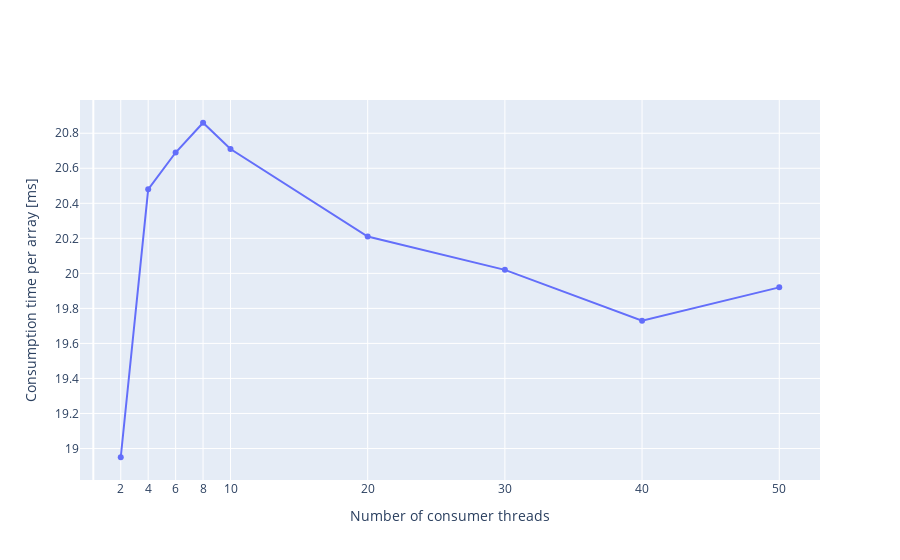

This figure's notebook cell:
### Code cell
fig = go.Figure(data=go.Scatter(x=thread_count, y=mean_times))
fig.update_layout(
    xaxis = dict(
        title = 'Number of consumer threads',
        tickmode = 'array',
        tickvals = thread_count,
        ticktext = ['2', '4', '6', '8', '10', '20', '30', '40', '50'],
    ),
    yaxis = dict(
        title = 'Consumption time per array [ms]',
        tickmode = 'linear',
        tick0 = 18,
        dtick = 0.2
#         tickvals = [18.95, 20.48, 20.69, 20.86, 20.71, 20.21, 20.02, 19.73, 19.92],
#         tickangle =  50
    )
)
fig.show()

### Figure 1 — Plotly figure (JSON) as saved in the notebook; plotly's stock layout.template omitted (floating-point values rounded to 4 significant figures)
{"data": [{"type": "scatter", "x": [2, 4, 6, 8, 10, 20, 30, 40, 50], "y": [18.95, 20.48, 20.69, 20.86, 20.71, 20.21, 20.02, 19.73, 19.92]}], "layout": {"xaxis": {"tickmode": "array", "ticktext": ["2", "4", "6", "8", "10", "20", "30", "40", "50"], "tickvals": [2, 4, 6, 8, 10, 20, 30, 40, 50], "title": {"text": "Number of consumer threads"}}, "yaxis": {"dtick": 0.2, "tick0": 18, "tickmode": "linear", "title": {"text": "Consumption time per array [ms]"}}}}
